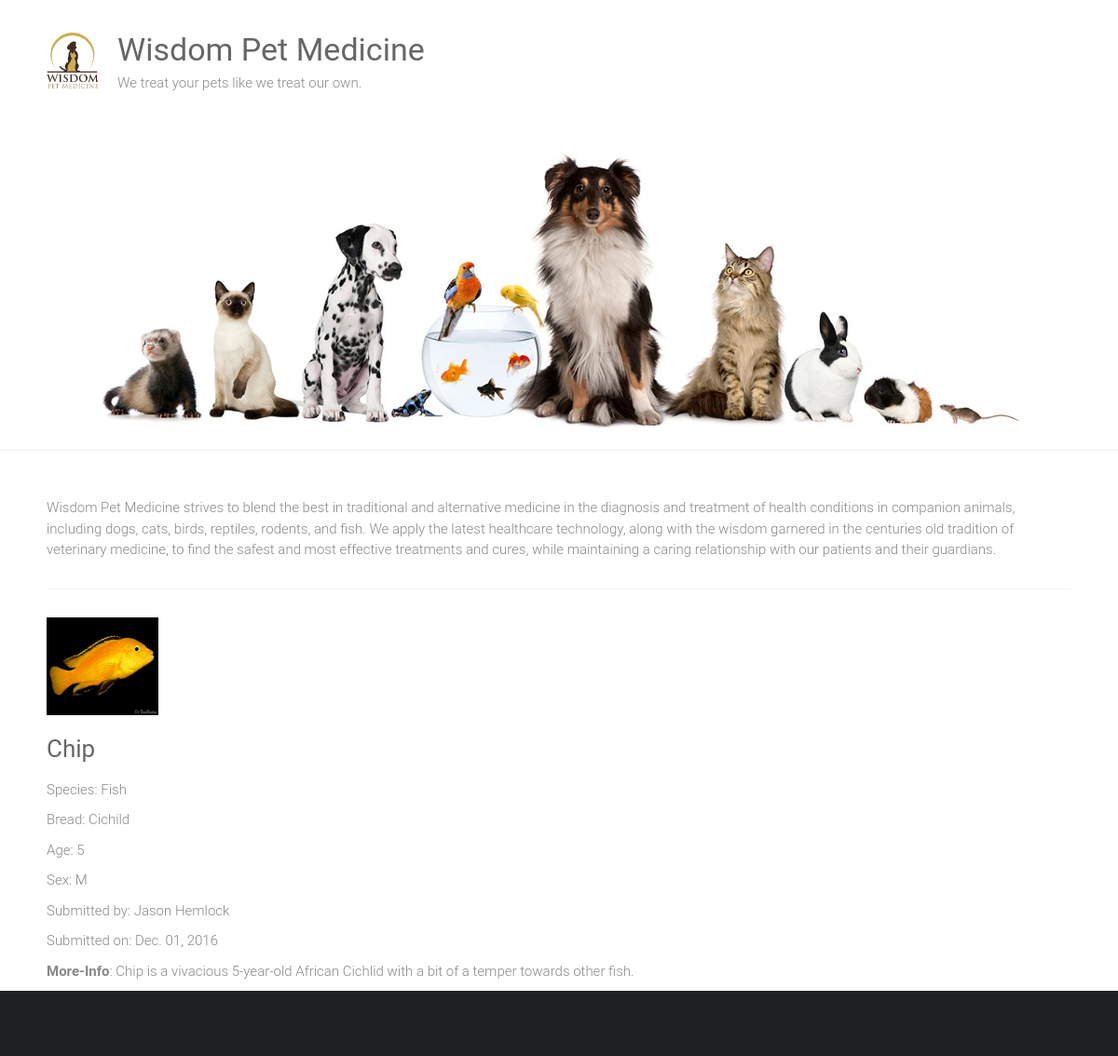
The page /adoptions/23/ on the database as committed earlier.
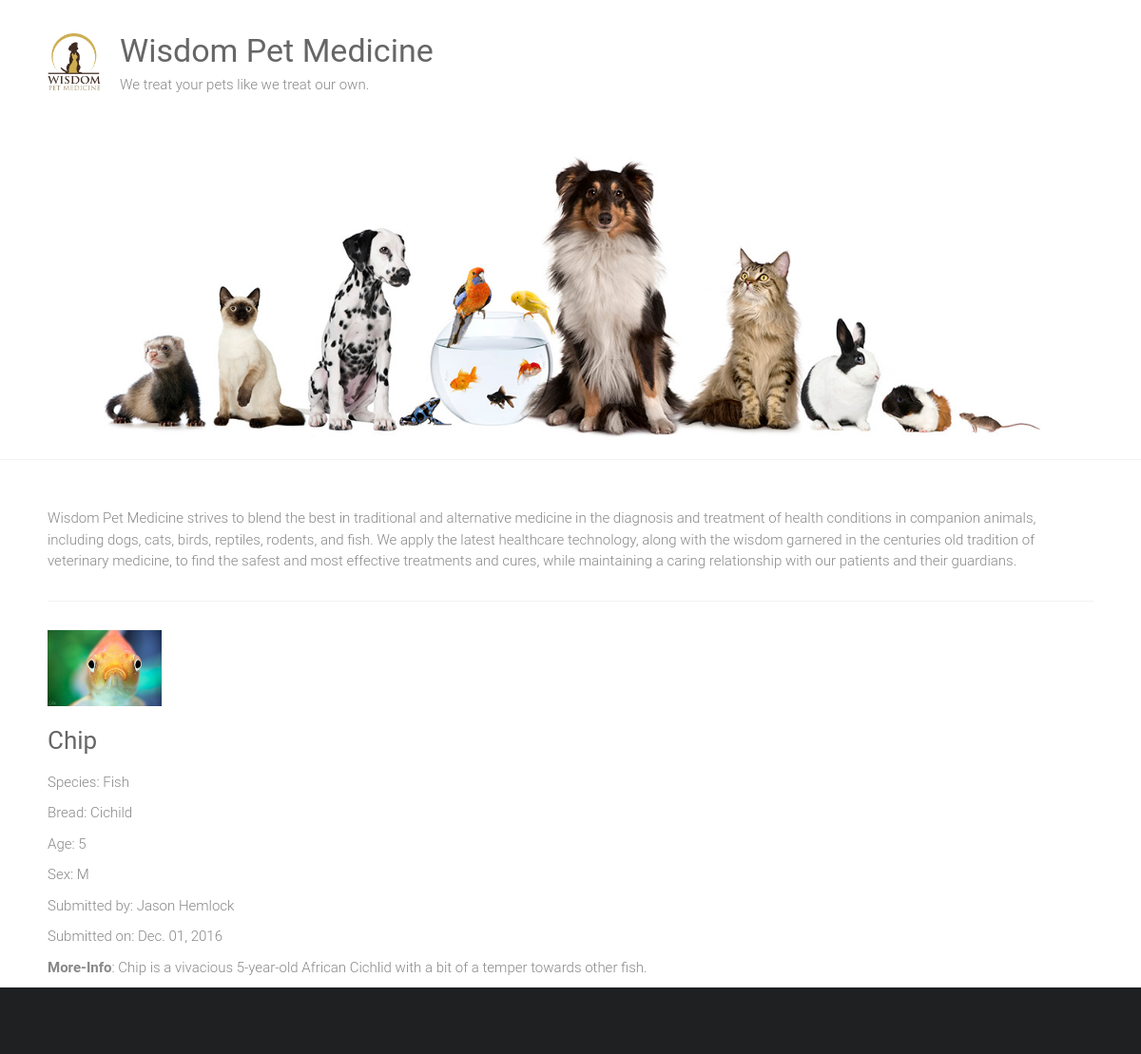
The same page on the database as committed later.
### adoptions/models.py (models this page shows)
class Pet(models.Model):
    SEX_CHOICES = [('M', 'Male'), ('F', 'Female')]
    name = models.CharField(max_length=100)
    submitter = models.CharField(max_length=100)
    species = models.CharField(max_length=30)
    breed = models.CharField(max_length=30, blank=True)
    description = models.TextField()
    sex = models.CharField(choices=SEX_CHOICES, max_length=1, blank=True)
    submission_date = models.DateTimeField()
    age = models.IntegerField(null=True)
    vaccinations = models.ManyToManyField('Vaccine', blank=True)
    image = models.ImageField(upload_to='pet_image', blank=True, default='defaultPetPic.png')

### adoptions/views.py (the view)
# urls.py: url(r'^adoptions/(\d+)/', views.pet_detail, name='pet_detail'),
def pet_detail(request, id):
    try:
        pet = Pet.objects.get(id=id)
    except Pet.DoesNotExist:
        raise Http404('======>  The Pet you are looking doesn\'t exist'.upper())
    return render(request, 'pet_detail.html', {'pet': pet})

### adoptions/templates/pet_detail.html (shortened to what this page needs)
{% extends "base.html" %}
{% load static %}
{% load staticfiles %}
{% block content %}
<div>
    <img src="{{ pet.image.url }}" alt="petImage" width="120" height="120">
    <h3 id="PetName">{{pet.name|capfirst}}</h3>
    <p>Species: {{pet.species}}</p>
    {% if pet.breed %}
        <p>Bread: {{pet.breed }}</p>
    {% endif %}
    {% if pet.age %}
        <p>Age: {{pet.age }}</p>
    {% endif %}
    {% if pet.sex %}
        <p>Sex: {{pet.sex }}</p>
    {% endif %}
    <p>Submitted by: {{ pet.submitter }}</p>
    <p>Submitted on: {{ pet.submission_date|date:"M. d, Y" }}</p>
    <p><strong>More-Info</strong>: {{ pet.description}}</p>
</div>
{% endblock %}

Rows that differ between the two databases and show on the page:
changed Pet "Chip": image: a different picture
